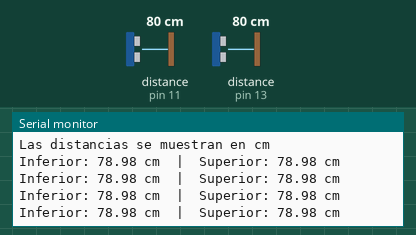
Bench run of a sketch on a simulated Arduino Uno, built with avr-gcc and run on an emulated ATmega328P. Shown: the last lines printed to the serial monitor. Wiring (inferred from the names in the program): 2 × ultrasonic range finder: trigger pin 10, echo pin 11 / trigger pin 12, echo pin 13. Inputs (shaded band) come from the test bench; at power-on: distance to the obstacle (sensors on pin 11, pin 13) 80 cm. The echo pulse lasts 58.3 µs per cm.

Above: at 1.2 s.
1.3 s: distance to the obstacle (sensor on pin 11) set to 299 cm
At 1.56 s:
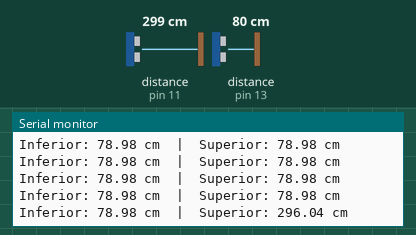
4.3 s: distance to the obstacle (sensor on pin 13) set to 250 cm
At 4.48 s:
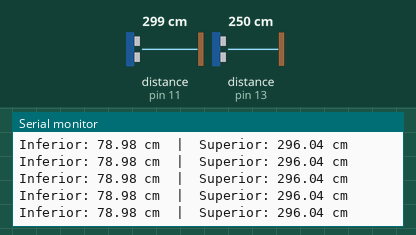
7.3 s: distance to the obstacle (sensor on pin 13) set to 299 cm
At 7.49 s:
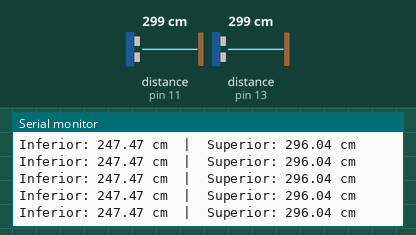
10.3 s: distance to the obstacle (sensor on pin 11) set to 2 cm
At 10.51 s:
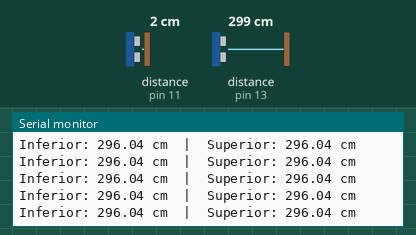
11.8 s: distance to the obstacle (sensor on pin 11) set to 4 cm
At 12.11 s:
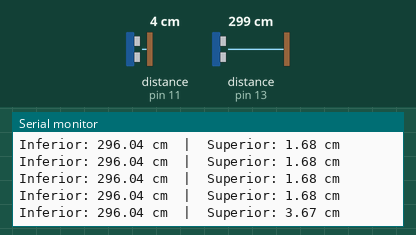
14.8 s: distance to the obstacle (sensor on pin 13) set to 2 cm
At 14.98 s:
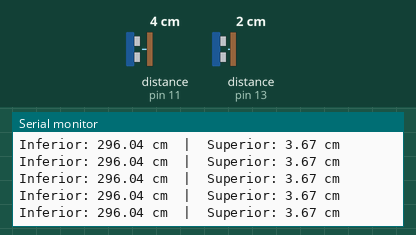
Timing chart, 0 to 17.8 s (numbered marks = the images above; inputs shaded):
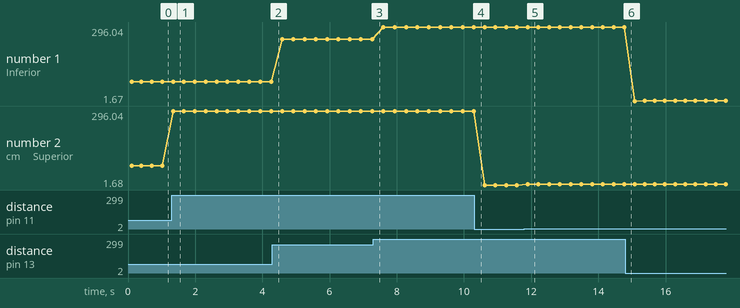

The sketch:

test-ultrasonidos.ino
```cpp
/*
 * Test de Sensores Ultrasonicos HC-SR04
 * Muestra las distancias del sensor inferior y superior por Serial
 *
 * Conexiones:
 *   Sensor superior (parte alta): Trig=D10, Echo=D11
 *   Sensor inferior (parte baja): Trig=D12, Echo=D13
 *   VCC a 5V, GND a GND
 */

const int TRIG_SUPERIOR = 10;
const int ECHO_SUPERIOR = 11;
const int TRIG_INFERIOR = 12;
const int ECHO_INFERIOR = 13;

float medirDistancia(int pinTrig, int pinEcho) {
  digitalWrite(pinTrig, LOW);
  delayMicroseconds(2);
  digitalWrite(pinTrig, HIGH);
  delayMicroseconds(10);
  digitalWrite(pinTrig, LOW);

  long duracion = pulseIn(pinEcho, HIGH, 30000);
  if (duracion == 0) return -1.0;
  return duracion * 0.034 / 2.0;
}

void setup() {
  Serial.begin(9600);

  pinMode(TRIG_SUPERIOR, OUTPUT);
  pinMode(ECHO_SUPERIOR, INPUT);
  pinMode(TRIG_INFERIOR, OUTPUT);
  pinMode(ECHO_INFERIOR, INPUT);

  digitalWrite(TRIG_SUPERIOR, LOW);
  digitalWrite(TRIG_INFERIOR, LOW);

  Serial.println("=== Test Sensores Ultrasonicos ===");
  Serial.println("Sup (D10/11) | Inf (D12/13)");
  Serial.println("Las distancias se muestran en cm");
  Serial.println();
}

void loop() {
  float distInferior = medirDistancia(TRIG_INFERIOR, ECHO_INFERIOR);
  float distSuperior = medirDistancia(TRIG_SUPERIOR, ECHO_SUPERIOR);

  Serial.print("Inferior: ");
  if (distInferior < 0) {
    Serial.print("sin objeto");
  } else {
    Serial.print(distInferior);
    Serial.print(" cm");
  }

  Serial.print("  |  Superior: ");
  if (distSuperior < 0) {
    Serial.print("sin objeto");
  } else {
    Serial.print(distSuperior);
    Serial.print(" cm");
  }

  Serial.println();
  delay(300);
}
```

Measured:
- after the input at 1.3 s, the serial monitor: prints a new line at once (image 1)
- after the input at 11.8 s, the serial monitor: prints a new line after 0.10 s (image 5)
- plotted number 1: 78.98 → 247.47 after the input at 4.3 s, 296.04 → 1.68 after the input at 14.8 s
- plotted number 2: 78.98 → 296.04 after the input at 1.3 s, 296.04 → 1.68 after the input at 10.3 s, 1.68 → 3.67 after the input at 11.8 s
